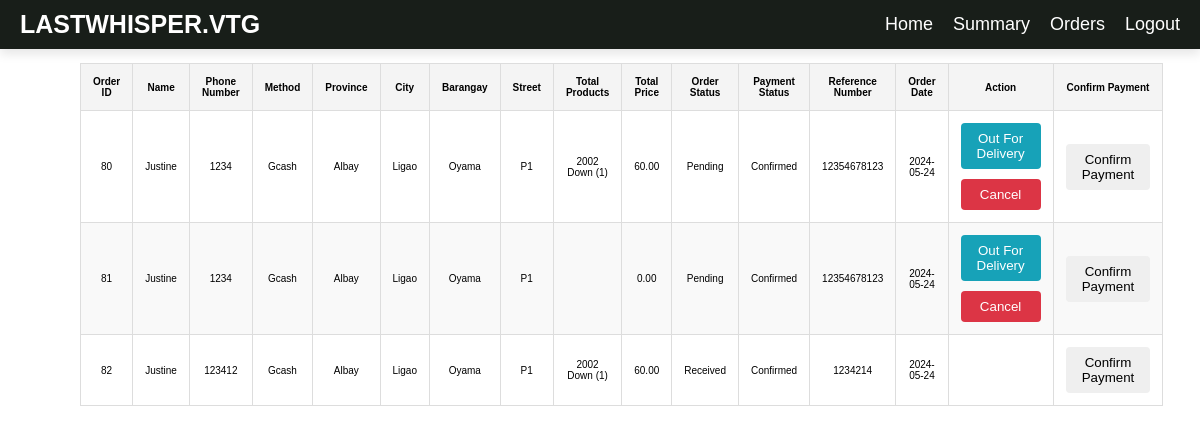
Before: /landing/register/login/Page/billing.php (signed in) with the older database file.
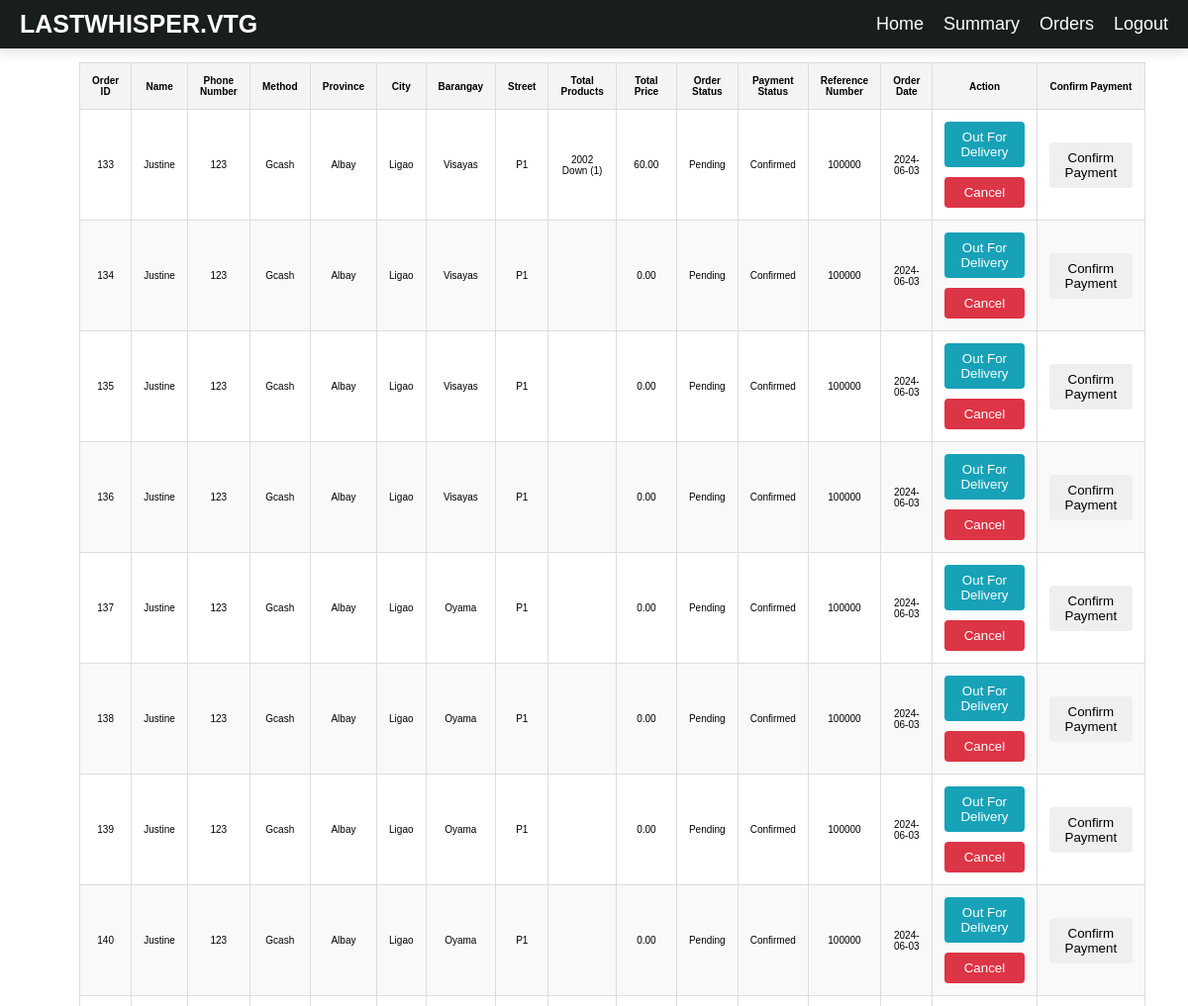
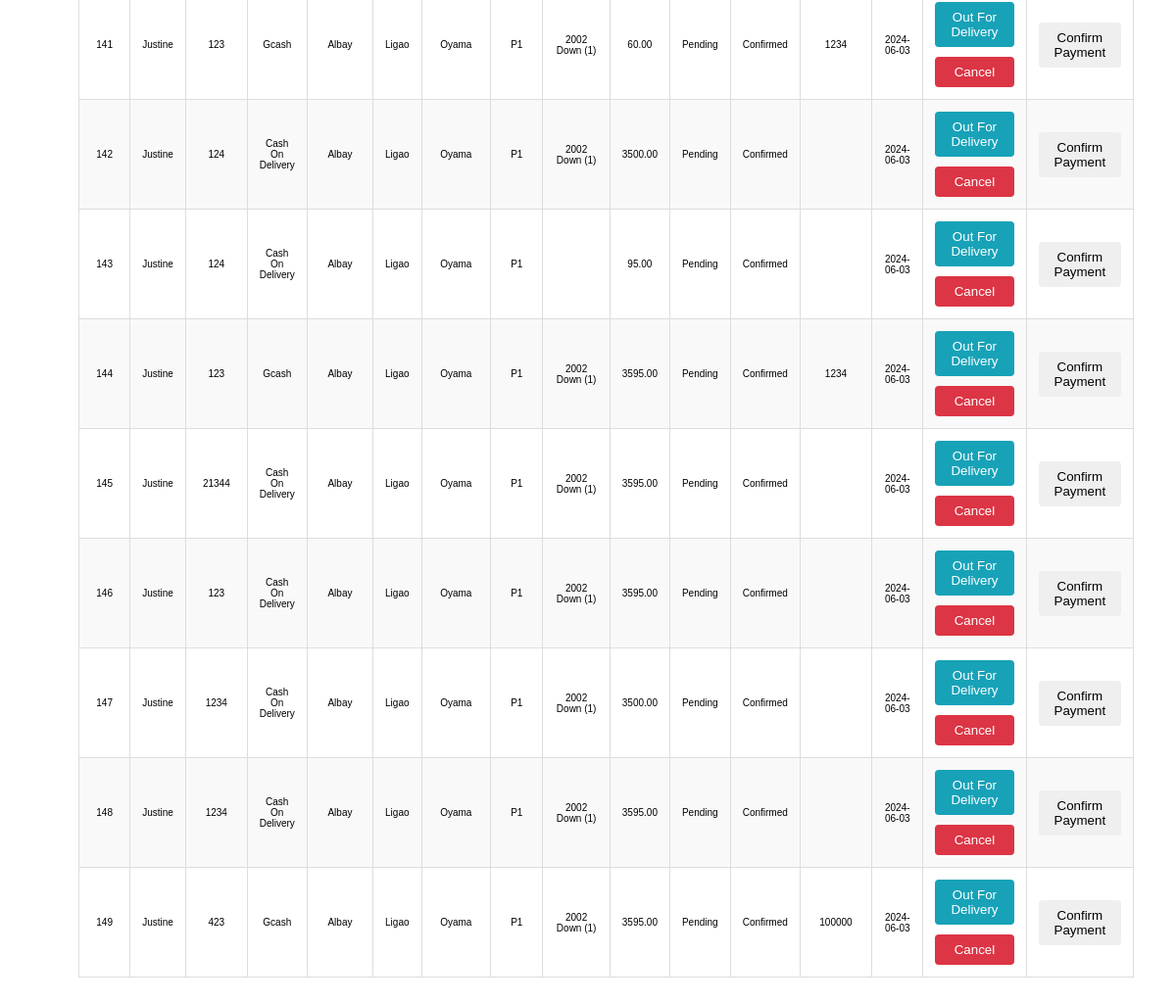
After: the same page with the newer database file (2 pictures, top to bottom).
### tables this page shows
CREATE TABLE `orders` (
  `id` int(11) NOT NULL,
  `name` varchar(55) NOT NULL,
  `phone_number` varchar(11) NOT NULL,
  `method` varchar(55) NOT NULL,
  `courier` varchar(255) NOT NULL,
  `province` varchar(255) NOT NULL,
  `city` varchar(255) NOT NULL,
  `barangay` varchar(255) NOT NULL,
  `street` varchar(255) NOT NULL,
  `total_products` varchar(255) NOT NULL,
  `total_price` float(7,2) NOT NULL,
  `order_status` int(11) NOT NULL,
  `cancel_status` int(11) NOT NULL DEFAULT 0,
  `payment_status` int(11) NOT NULL,
  `tracking_number` varchar(20) DEFAULT NULL,
  `user_id` int(11) NOT NULL,
  `order_date` date NOT NULL DEFAULT current_timestamp(),
  `reference_number` varchar(255) NOT NULL,
  `gcash_amount` float(7,2) NOT NULL,
  `gcash_account_name` varchar(255) NOT NULL,
  `gcash_account_number` varchar(20) NOT NULL,
  `shipping_international` int(50) NOT NULL,
  `island` enum('Luzon','Visayas','Mindanao') NOT NULL DEFAULT 'Luzon'
);

### landing/register/login/Page/billing.php (the view, shortened to what this page needs)
<?php
include 'vintage_db.php';
include 'admin_navbar.php';
function getOrderStatusName($status) {
    switch ($status) {
        case 1:
            return 'Pending';
        case 4:
            return 'Received';
    }
}
function getPaymentStatusName($status) {
    return $status == 0 ? 'Not Confirmed' : 'Confirmed';
}
?>
<!DOCTYPE html>
<html lang="en">
<head>
    <link rel="stylesheet" href="css/bill.css">
</head>
<body>
    <div class="container">
        <h2>Billing</h2>
        <table>
            <thead>
                <tr>
                    <th>Order ID</th>
                    <th>Name</th>
                    <th>Phone Number</th>
                    <th>Method</th>
                    <th>Province</th>
                    <th>City</th>
                    <th>Barangay</th>
                    <th>Street</th>
                    <th>Total Products</th>
                    <th>Total Price</th>
                    <th>Order Status</th>
                    <th>Payment Status</th>
                    <th>Reference Number</th>
                    <th>Order Date</th>
                    <th>Action</th>
                    <th>Confirm Payment</th>
                </tr>
            </thead>
            <tbody>
                <?php
                $query = "SELECT * FROM orders";
                $result = mysqli_query($conn, $query);
                if ($result && mysqli_num_rows($result) > 0) {
                    while ($row = mysqli_fetch_assoc($result)) {
                        $order_id = $row['id'];
                        $order_status_name = getOrderStatusName($row['order_status']);
                        $order_status = $row['order_status'];
                        $payment_status_name = getPaymentStatusName($row['payment_status']);
                        echo "<tr>";
                        echo "<td>{$row['id']}</td>";
                        echo "<td>{$row['name']}</td>";
                        echo "<td>{$row['phone_number']}</td>";
                        echo "<td>{$row['method']}</td>";
                        echo "<td>{$row['province']}</td>";
                        echo "<td>{$row['city']}</td>";
                        echo "<td>{$row['barangay']}</td>";
                        echo "<td>{$row['street']}</td>";
                        echo "<td>{$row['total_products']}</td>";
                        echo "<td>{$row['total_price']}</td>";
                        echo "<td>{$order_status_name}</td>";
                        echo "<td>{$payment_status_name}</td>";
                        echo "<td>{$row['reference_number']}</td>";
                        echo "<td>{$row['order_date']}</td>";
                        echo "<td>
                                <form method='post'>
                                    <input type='hidden' name='order_id' value='{$row['id']}'>";
                        echo "<div class='action-buttons'>";
                        if ($order_status == 1) {
                            echo "<button type='submit' name='deliver_order' class='order-actions order-actions-{$order_id} deliver'>Out for Delivery</button>
                                  <button type='submit' name='cancel_order' class='order-actions order-actions-{$order_id} cancel'>Cancel</button>";
                        }
                        echo "</div>
                                </form>
                            </td>";
                        echo "<td>
                                <form method='post'>
                                    <input type='hidden' name='order_id' value='{$row['id']}'>
                                    <button type='submit' name='confirm_payment' class='confirm-payment-btn'>Confirm Payment</button>
                                </form>
                            </td>";
                        echo "</tr>";
                    }
                } else {
                    echo "<tr><td colspan='15'>No orders found.</td></tr>";
                }
                ?>
            </tbody>
        </table>
    </div>
</body>
</html>

Changed rows visible on the page:
removed orders: id "80", name "Justine", phone_number "1234", method "Gcash", province "Albay", city "Ligao", barangay "Oyama", street "P1", total_products "2002 Down (1)", total_price "60.00", order_status "Pending", payment_status "Confirmed", reference_number "12354678123", order_date "2024-05-24"
removed orders: id "81", name "Justine", phone_number "1234", method "Gcash", province "Albay", city "Ligao", barangay "Oyama", street "P1", total_price "0.00", order_status "Pending", payment_status "Confirmed", reference_number "12354678123", order_date "2024-05-24"
removed orders: id "82", name "Justine", phone_number "123412", method "Gcash", province "Albay", city "Ligao", barangay "Oyama", street "P1", total_products "2002 Down (1)", total_price "60.00", order_status "Received", payment_status "Confirmed", reference_number "1234214", order_date "2024-05-24"
added orders: id "133", name "Justine", phone_number "123", method "Gcash", province "Albay", city "Ligao", barangay "Visayas", street "P1", total_products "2002 Down (1)", total_price "60.00", order_status "Pending", payment_status "Confirmed", reference_number "100000", order_date "2024-06-03"
added orders: id "134", name "Justine", phone_number "123", method "Gcash", province "Albay", city "Ligao", barangay "Visayas", street "P1", total_price "0.00", order_status "Pending", payment_status "Confirmed", reference_number "100000", order_date "2024-06-03"
added orders: id "135", name "Justine", phone_number "123", method "Gcash", province "Albay", city "Ligao", barangay "Visayas", street "P1", total_price "0.00", order_status "Pending", payment_status "Confirmed", reference_number "100000", order_date "2024-06-03"
added orders: id "136", name "Justine", phone_number "123", method "Gcash", province "Albay", city "Ligao", barangay "Visayas", street "P1", total_price "0.00", order_status "Pending", payment_status "Confirmed", reference_number "100000", order_date "2024-06-03"
added orders: id "137", name "Justine", phone_number "123", method "Gcash", province "Albay", city "Ligao", barangay "Oyama", street "P1", total_price "0.00", order_status "Pending", payment_status "Confirmed", reference_number "100000", order_date "2024-06-03"
added orders: id "138", name "Justine", phone_number "123", method "Gcash", province "Albay", city "Ligao", barangay "Oyama", street "P1", total_price "0.00", order_status "Pending", payment_status "Confirmed", reference_number "100000", order_date "2024-06-03"
added orders: id "139", name "Justine", phone_number "123", method "Gcash", province "Albay", city "Ligao", barangay "Oyama", street "P1", total_price "0.00", order_status "Pending", payment_status "Confirmed", reference_number "100000", order_date "2024-06-03"
added orders: id "140", name "Justine", phone_number "123", method "Gcash", province "Albay", city "Ligao", barangay "Oyama", street "P1", total_price "0.00", order_status "Pending", payment_status "Confirmed", reference_number "100000", order_date "2024-06-03"
added orders: id "141", name "Justine", phone_number "123", method "Gcash", province "Albay", city "Ligao", barangay "Oyama", street "P1", total_products "2002 Down (1)", total_price "60.00", order_status "Pending", payment_status "Confirmed", reference_number "1234", order_date "2024-06-03"
added orders: id "142", name "Justine", phone_number "124", method "Cash On Delivery", province "Albay", city "Ligao", barangay "Oyama", street "P1", total_products "2002 Down (1)", total_price "3500.00", order_status "Pending", payment_status "Confirmed", order_date "2024-06-03"
added orders: id "143", name "Justine", phone_number "124", method "Cash On Delivery", province "Albay", city "Ligao", barangay "Oyama", street "P1", total_price "95.00", order_status "Pending", payment_status "Confirmed", order_date "2024-06-03"
added orders: id "144", name "Justine", phone_number "123", method "Gcash", province "Albay", city "Ligao", barangay "Oyama", street "P1", total_products "2002 Down (1)", total_price "3595.00", order_status "Pending", payment_status "Confirmed", reference_number "1234", order_date "2024-06-03"
added orders: id "145", name "Justine", phone_number "21344", method "Cash On Delivery", province "Albay", city "Ligao", barangay "Oyama", street "P1", total_products "2002 Down (1)", total_price "3595.00", order_status "Pending", payment_status "Confirmed", order_date "2024-06-03"
added orders: id "146", name "Justine", phone_number "123", method "Cash On Delivery", province "Albay", city "Ligao", barangay "Oyama", street "P1", total_products "2002 Down (1)", total_price "3595.00", order_status "Pending", payment_status "Confirmed", order_date "2024-06-03"
added orders: id "147", name "Justine", phone_number "1234", method "Cash On Delivery", province "Albay", city "Ligao", barangay "Oyama", street "P1", total_products "2002 Down (1)", total_price "3500.00", order_status "Pending", payment_status "Confirmed", order_date "2024-06-03"
added orders: id "148", name "Justine", phone_number "1234", method "Cash On Delivery", province "Albay", city "Ligao", barangay "Oyama", street "P1", total_products "2002 Down (1)", total_price "3595.00", order_status "Pending", payment_status "Confirmed", order_date "2024-06-03"
added orders: id "149", name "Justine", phone_number "423", method "Gcash", province "Albay", city "Ligao", barangay "Oyama", street "P1", total_products "2002 Down (1)", total_price "3595.00", order_status "Pending", payment_status "Confirmed", reference_number "100000", order_date "2024-06-03"
